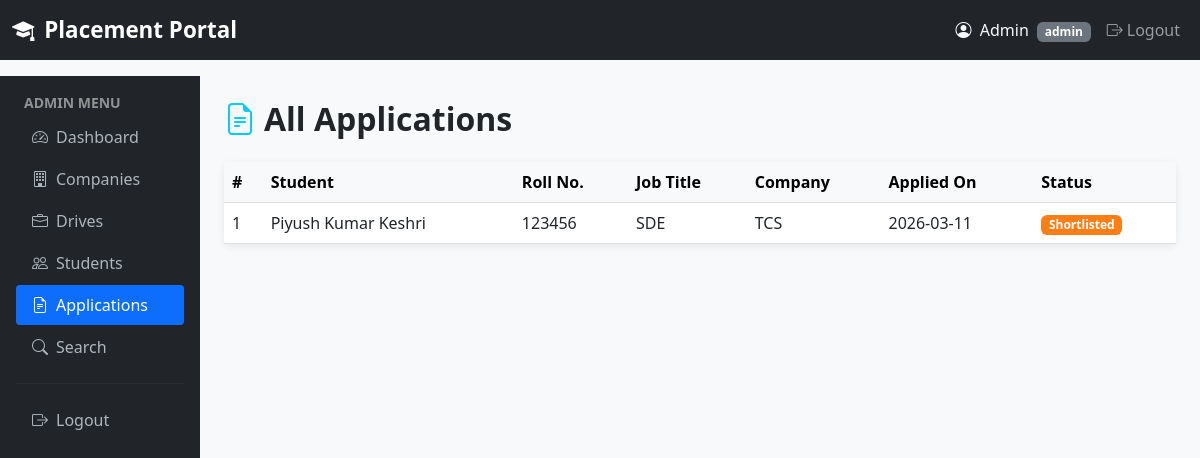
Screenshot of /admin/applications (signed in) with the database file from the repository.
### tables this page shows
CREATE TABLE application (
            id         INTEGER PRIMARY KEY AUTOINCREMENT,
            student_id INTEGER NOT NULL REFERENCES student_profile(id),
            drive_id   INTEGER NOT NULL REFERENCES placement_drive(id),
            applied_at TEXT    DEFAULT (datetime('now')),
            status     TEXT    NOT NULL DEFAULT 'applied'
                CHECK(status IN ('applied','shortlisted','selected','rejected')),
            cover_note TEXT,
            UNIQUE(student_id, drive_id)
        );

CREATE TABLE user (
            id         INTEGER PRIMARY KEY AUTOINCREMENT,
            name       TEXT    NOT NULL,
            email      TEXT    NOT NULL UNIQUE,
            password   TEXT    NOT NULL,
            role       TEXT    NOT NULL CHECK(role IN ('admin','company','student')),
            is_active  INTEGER NOT NULL DEFAULT 1,
            created_at TEXT    DEFAULT (datetime('now'))
        );

CREATE TABLE student_profile (
            id             INTEGER PRIMARY KEY AUTOINCREMENT,
            user_id        INTEGER NOT NULL REFERENCES user(id),
            roll_number    TEXT    UNIQUE,
            branch         TEXT,
            semester       TEXT,
            cgpa           REAL,
            phone          TEXT,
            resume_file    TEXT,
            skills         TEXT,
            is_blacklisted INTEGER NOT NULL DEFAULT 0
        );

CREATE TABLE placement_drive (
            id                   INTEGER PRIMARY KEY AUTOINCREMENT,
            company_id           INTEGER NOT NULL REFERENCES company_profile(id),
            job_title            TEXT    NOT NULL,
            job_description      TEXT    NOT NULL,
            eligibility_criteria TEXT,
            package              TEXT,
            location             TEXT,
            application_deadline TEXT    NOT NULL,
            status               TEXT    NOT NULL DEFAULT 'pending'
                CHECK(status IN ('pending','approved','rejected','closed')),
            created_at           TEXT    DEFAULT (datetime('now'))
        );

CREATE TABLE company_profile (
            id              INTEGER PRIMARY KEY AUTOINCREMENT,
            user_id         INTEGER NOT NULL REFERENCES user(id),
            company_name    TEXT    NOT NULL,
            hr_contact      TEXT,
            website         TEXT,
            industry        TEXT,
            description     TEXT,
            approval_status TEXT NOT NULL DEFAULT 'pending'
                CHECK(approval_status IN ('pending','approved','rejected','blacklisted'))
        );

### app.py (the view)
@app.route("/admin/applications")
@admin_required
def admin_applications():
    db   = get_db()
    rows = db.execute("""
        SELECT a.id, a.status, a.applied_at,
               u.name AS student_name, sp.roll_number,
               pd.job_title, cp.company_name
        FROM application a
        JOIN student_profile sp ON a.student_id = sp.id
        JOIN user u              ON sp.user_id   = u.id
        JOIN placement_drive pd  ON a.drive_id   = pd.id
        JOIN company_profile cp  ON pd.company_id = cp.id
        ORDER BY a.applied_at DESC""").fetchall()
    return render_template("admin/applications.html", applications=rows)

### app.py (called while the page is built)
def get_db():
    if "db" not in g:
        g.db = sqlite3.connect(app.config["DATABASE"],
                               detect_types=sqlite3.PARSE_DECLTYPES)
        g.db.row_factory = sqlite3.Row
    return g.db

def admin_required(f):
    @wraps(f)
    def decorated(*args, **kwargs):
        if session.get("user_role") != "admin":
            flash("Admins only.", "danger")
            return redirect(url_for("login"))
        return f(*args, **kwargs)
    return decorated

### templates/admin/applications.html (shortened to what this page needs)
{% extends "base.html" %}
{% block content %}
<div class="container-fluid">
  <div class="row">
    <div class="col-md-2 sidebar p-3 d-none d-md-block">
      <p class="text-white-50 small fw-bold text-uppercase px-2 mb-1">Admin Menu</p>
      <a href="{{ url_for('admin_dashboard') }}"><i class="bi bi-speedometer2 me-2"></i>Dashboard</a>
      <a href="{{ url_for('admin_companies') }}"><i class="bi bi-building me-2"></i>Companies</a>
      <a href="{{ url_for('admin_drives') }}"><i class="bi bi-briefcase me-2"></i>Drives</a>
      <a href="{{ url_for('admin_students') }}"><i class="bi bi-people me-2"></i>Students</a>
      <a href="{{ url_for('admin_applications') }}" class="active"><i class="bi bi-file-earmark-text me-2"></i>Applications</a>
      <a href="{{ url_for('admin_search') }}"><i class="bi bi-search me-2"></i>Search</a>
      <hr style="border-color:#444;">
      <a href="{{ url_for('logout') }}"><i class="bi bi-box-arrow-right me-2"></i>Logout</a>
    </div>
    <div class="col-md-10 p-4">
      <h2 class="fw-bold mb-4"><i class="bi bi-file-earmark-text me-2 text-info"></i>All Applications</h2>
      <div class="card">
        <div class="card-body p-0">
          {% if applications %}
          <table class="table table-hover mb-0">
            <thead class="table-light">
              <tr><th>#</th><th>Student</th><th>Roll No.</th><th>Job Title</th><th>Company</th><th>Applied On</th><th>Status</th></tr>
            </thead>
            <tbody>
              {% for app in applications %}
              <tr>
                <td>{{ app['id'] }}</td>
                <td>{{ app['student_name'] }}</td>
                <td>{{ app['roll_number'] or '—' }}</td>
                <td>{{ app['job_title'] }}</td>
                <td>{{ app['company_name'] }}</td>
                <td>{{ app['applied_at'][:10] }}</td>
                <td><span class="badge badge-{{ app['status'] }}">{{ app['status'] | capitalize }}</span></td>
              </tr>
              {% endfor %}
            </tbody>
          </table>
          {% else %}
          <p class="text-muted text-center py-5">No applications yet.</p>
          {% endif %}
        </div>
      </div>
    </div>
  </div>
</div>
{% endblock %}

### templates/base.html (style rules this page uses)
body { background-color: #f8f9fa; }
.sidebar { min-height: 100vh; background: #212529; padding-top: 1rem; }
.sidebar a { color: #adb5bd; text-decoration: none; display: block; padding: .5rem 1rem; border-radius: .25rem; margin-bottom:2px; }
.sidebar a:hover, .sidebar a.active { background: #0d6efd; color: #fff; }
.card { box-shadow: 0 2px 8px rgba(0,0,0,.08); border: none; }
.badge-shortlisted { background-color: #fd7e14 !important; }

### rows the page displays
application: id "1", student_name "Piyush Kumar Keshri", roll_number "123456", job_title "SDE", company_name "TCS", applied_at "2026-03-11", status "Shortlisted"

### other values shown
{{ session.get('user_name','') }} "Admin"
{{ session.get('user_role','') }} "admin"
